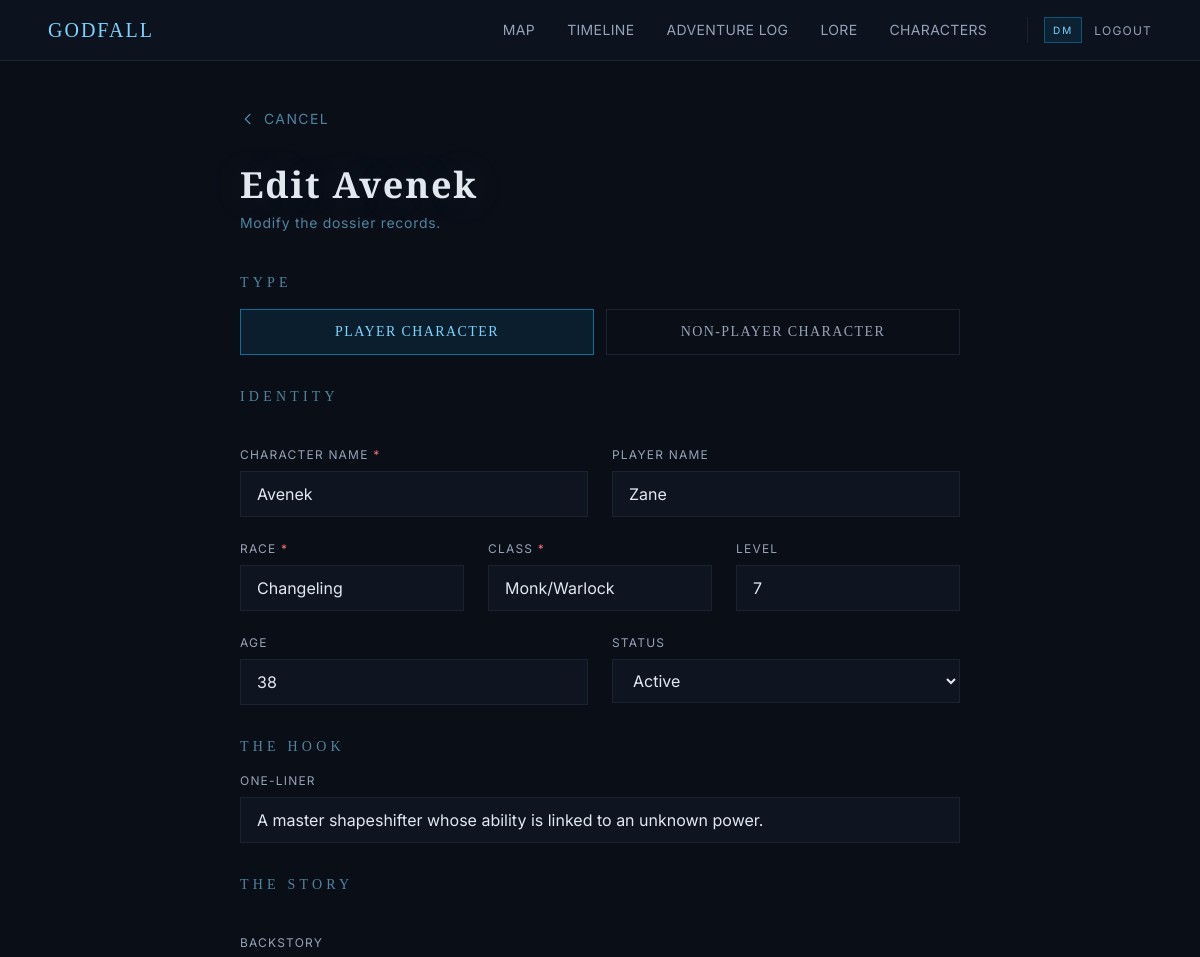
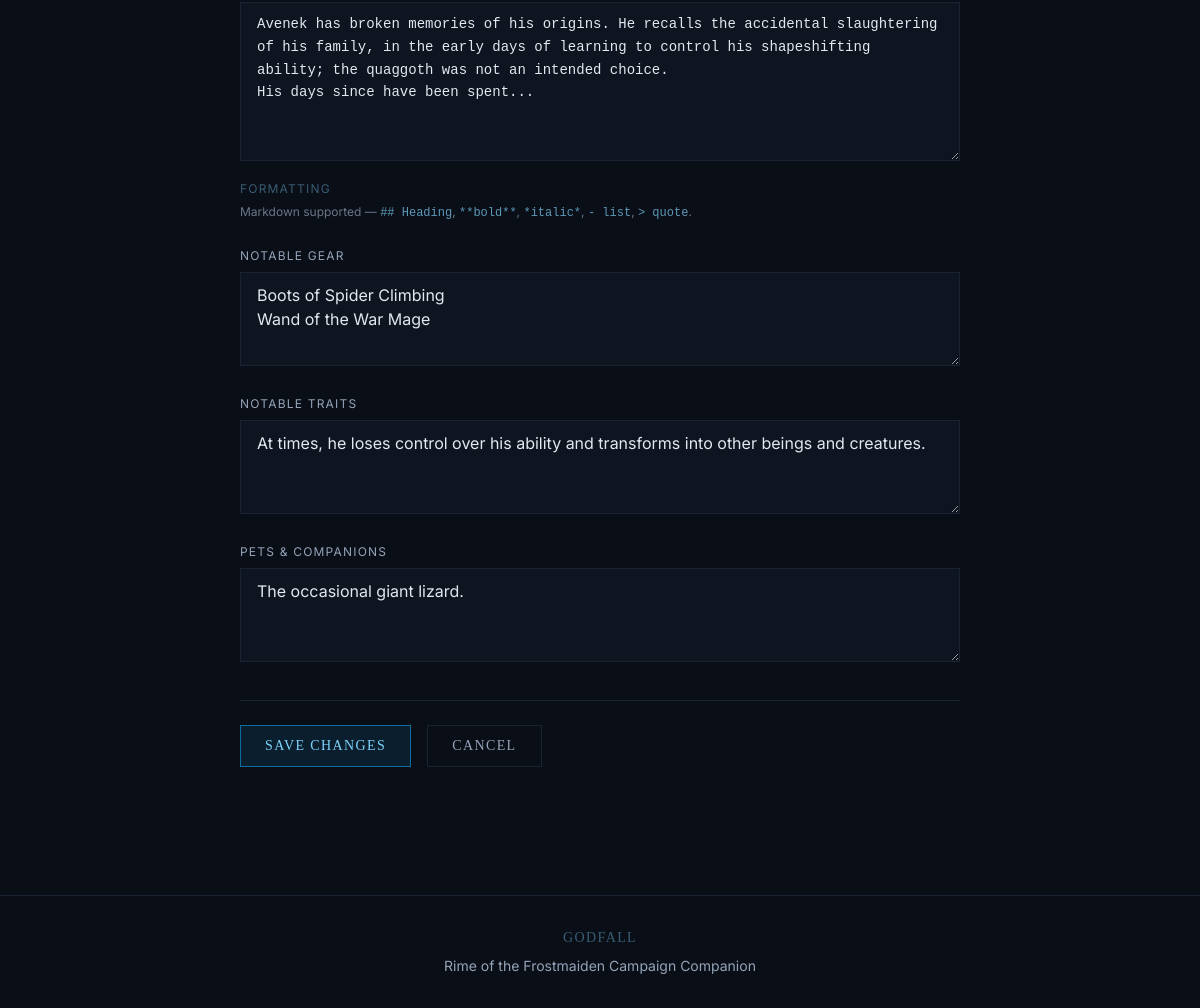
The app's page /characters/3/edit (signed in) with its own data (2 pictures, top to bottom).
### app/models.py (models this page shows, shortened)
class Character(Base):
    __tablename__ = "characters"
    id = Column(Integer, primary_key=True, index=True)
    name = Column(String(100), nullable=False)
    player_name = Column(String(100), nullable=True)
    character_type = Column(String(20), default="player", nullable=False)
    importance = Column(String(20), default="major", nullable=True)
    race = Column(String(50), nullable=False)
    character_class = Column(String(50), nullable=False)
    level = Column(Integer, default=1)
    age = Column(String(30))
    one_liner = Column(String(255))
    backstory = Column(Text)
    top_magic_items = Column(Text)
    notable_traits = Column(Text)
    pets_companions = Column(Text)
    status = Column(String(20), default="Active")
    created_at = Column(DateTime, default=utc_now)
    updated_at = Column(DateTime, default=utc_now, onupdate=utc_now)
    images = relationship(
        "CharacterImage", back_populates="character", cascade="all, delete-orphan"
    )
    lore_links = relationship(
        "LoreCharacter",
        back_populates="character"
    )

### app/routes/characters.py (the view)
@router.get("/{id}/edit")
async def character_edit_form(
    request: Request,
    id: int,
    db: Session = Depends(get_db),
    _dm: User = Depends(require_dm),
):
    character = db.query(Character).filter(Character.id == id).first()
    if not character:
        return HTMLResponse(content="<h1>Character not found</h1>", status_code=404)
    return templates.TemplateResponse(
        "characters/form.html",
        {
            "request": request,
            "title": f"Edit {character.name} — Godfall",
            "character": character,
            "editing": True,
        },
    )

### app/templates/characters/form.html (shortened to what this page needs)
{% extends "base.html" %}
{% block content %}
<section class="max-w-3xl mx-auto px-6 py-12">
  <div class="mb-8">
    {% if editing %}
    <a href="/characters/{{ character.id }}"
      class="text-ice-300/60 hover:text-ice-300 text-sm tracking-widest uppercase transition-colors inline-flex items-center gap-2">
      <svg xmlns="http://www.w3.org/2000/svg" class="h-4 w-4" fill="none" viewBox="0 0 24 24" stroke="currentColor">
        <path stroke-linecap="round" stroke-linejoin="round" stroke-width="2" d="M15 19l-7-7 7-7" />
      </svg>
      Cancel
    </a>
    {% endif %}
  </div>
  <h1 class="font-display text-3xl md:text-4xl font-black tracking-wider text-silver-200 frost-glow mb-2">
    {% if editing %}
    Edit {{ character.name }}
    {% else %}
    New Dossier
    {% endif %}
  </h1>
  <p class="text-ice-300/60 text-sm tracking-wider mb-10">
    {% if editing %}
    Modify the dossier records.
    {% else %}
    Open a new file in the archive.
    {% endif %}
  </p>
  <form action="{% if editing %}/characters/{{ character.id }}/edit{% else %}/characters/new{% endif %}" method="POST"
    class="space-y-8">
    <fieldset>
      <legend class="font-display text-sm tracking-[0.3em] uppercase text-ice-300/60 mb-4">Type</legend>
      <div class="grid grid-cols-2 gap-3">
        <label
          class="character-type-option flex items-center justify-center gap-2 px-4 py-3 border cursor-pointer transition-colors">
          <span class="font-display text-sm tracking-widest uppercase">Player Character</span>
        </label>
        <label
          class="character-type-option flex items-center justify-center gap-2 px-4 py-3 border cursor-pointer transition-colors">
          <span class="font-display text-sm tracking-widest uppercase">Non-Player Character</span>
        </label>
      </div>
    </fieldset>
    <fieldset class="space-y-6">
      <legend class="font-display text-sm tracking-[0.3em] uppercase text-ice-300/60 mb-4">Identity</legend>
      <div class="grid grid-cols-1 md:grid-cols-2 gap-6">
        <div>
          <label for="name" class="block text-xs tracking-widest uppercase text-silver-400 mb-2">
            Character Name <span class="text-red-400">*</span>
          </label>
          <input type="text" id="name" name="name" required
            value="{% if editing %}{{ character.name | default('') }}{% endif %}"
            class="w-full px-4 py-2.5 bg-frost-800/60 border border-frost-700 text-silver-200 placeholder:text-silver-400/40 focus:border-ice-500/60 focus:outline-none transition-colors">
        </div>
        <div id="player-name-field">
          <label for="player_name" class="block text-xs tracking-widest uppercase text-silver-400 mb-2">
            Player Name
          </label>
          <input type="text" id="player_name" name="player_name"
            value="{% if editing %}{{ character.player_name | default('') }}{% endif %}"
            placeholder="The real human behind this character"
            class="w-full px-4 py-2.5 bg-frost-800/60 border border-frost-700 text-silver-200 placeholder:text-silver-400/40 focus:border-ice-500/60 focus:outline-none transition-colors">
        </div>
      </div>
      <div class="grid grid-cols-1 md:grid-cols-3 gap-6">
        <div>
          <label for="race" class="block text-xs tracking-widest uppercase text-silver-400 mb-2">
            Race <span class="text-red-400">*</span>
          </label>
          <input type="text" id="race" name="race" required
            value="{% if editing %}{{ character.race | default('') }}{% endif %}" placeholder="Tiefling, Half-Elf, etc."
            class="w-full px-4 py-2.5 bg-frost-800/60 border border-frost-700 text-silver-200 placeholder:text-silver-400/40 focus:border-ice-500/60 focus:outline-none transition-colors">
        </div>
        <div>
          <label for="character_class" class="block text-xs tracking-widest uppercase text-silver-400 mb-2">
            Class <span class="text-red-400">*</span>
          </label>
          <input type="text" id="character_class" name="character_class" required
            value="{% if editing %}{{ character.character_class | default('') }}{% endif %}"
            placeholder="Warlock, Barbarian, etc."
            class="w-full px-4 py-2.5 bg-frost-800/60 border border-frost-700 text-silver-200 placeholder:text-silver-400/40 focus:border-ice-500/60 focus:outline-none transition-colors">
        </div>
        <div>
          <label for="level" class="block text-xs tracking-widest uppercase text-silver-400 mb-2">
            Level
          </label>
          <input type="number" id="level" name="level" min="1" max="20"
            value="{% if editing %}{{ character.level | default(1) }}{% else %}1{% endif %}"
            class="w-full px-4 py-2.5 bg-frost-800/60 border border-frost-700 text-silver-200 focus:border-ice-500/60 focus:outline-none transition-colors">
        </div>
      </div>
      <div class="grid grid-cols-1 md:grid-cols-2 gap-6">
        <div>
          <label for="age" class="block text-xs tracking-widest uppercase text-silver-400 mb-2">
            Age
          </label>
          <input type="text" id="age" name="age" value="{% if editing %}{{ character.age | default('') }}{% endif %}"
            placeholder="142, ageless, unknown..."
            class="w-full px-4 py-2.5 bg-frost-800/60 border border-frost-700 text-silver-200 placeholder:text-silver-400/40 focus:border-ice-500/60 focus:outline-none transition-colors">
        </div>
        <div>
          <label for="status" class="block text-xs tracking-widest uppercase text-silver-400 mb-2">
            Status
          </label>
          <select id="status" name="status"
            class="w-full px-4 py-2.5 bg-frost-800/60 border border-frost-700 text-silver-200 focus:border-ice-500/60 focus:outline-none transition-colors">
            <option value="Active" {% if editing and character.status=="Active" %}selected{% endif %}>Active</option>
          </select>
        </div>
      </div>
    </fieldset>
    <fieldset>
      <legend class="font-display text-sm tracking-[0.3em] uppercase text-ice-300/60 mb-4">The Hook</legend>
      <div>
        <label for="one_liner" class="block text-xs tracking-widest uppercase text-silver-400 mb-2">
          One-Liner
        </label>
        <input type="text" id="one_liner" name="one_liner" maxlength="255"
          value="{% if editing %}{{ character.one_liner | default('') }}{% endif %}"
          placeholder="A single sentence that captures who they are."
          class="w-full px-4 py-2.5 bg-frost-800/60 border border-frost-700 text-silver-200 placeholder:text-silver-400/40 focus:border-ice-500/60 focus:outline-none transition-colors">
      </div>
    </fieldset>
    <fieldset class="space-y-6">
      <legend class="font-display text-sm tracking-[0.3em] uppercase text-ice-300/60 mb-4">The Story</legend>
      <div>
        <label for="backstory" class="block text-xs tracking-widest uppercase text-silver-400 mb-2">
          Backstory
        </label>
        <textarea id="backstory" name="backstory" rows="6"
          placeholder="Where they come from, what shaped them, what drives them..."
          class="w-full px-4 py-2.5 bg-frost-800/60 border border-frost-700 text-silver-200 placeholder:text-silver-400/40 focus:border-ice-500/60 focus:outline-none transition-colors resize-y font-mono text-sm leading-relaxed">{% if editing %}{{ character.backstory | default('') }}{% endif %}</textarea>
        <div class="mt-3 text-xs text-silver-400/70 leading-relaxed">
          <p class="text-ice-300/40 tracking-widest uppercase mb-1">Formatting</p>
          <p>
            Markdown supported &mdash;
            <code class="text-ice-300/70">## Heading</code>,
            <code class="text-ice-300/70">**bold**</code>,
            <code class="text-ice-300/70">*italic*</code>,
            <code class="text-ice-300/70">- list</code>,
            <code class="text-ice-300/70">&gt; quote</code>.
          </p>
        </div>
      </div>
      <div>
        <label for="top_magic_items" class="block text-xs tracking-widest uppercase text-silver-400 mb-2">
          Notable Gear
        </label>
        <textarea id="top_magic_items" name="top_magic_items" rows="3"
          placeholder="Top magic items, signature weapons, treasured trinkets..."
          class="w-full px-4 py-2.5 bg-frost-800/60 border border-frost-700 text-silver-200 placeholder:text-silver-400/40 focus:border-ice-500/60 focus:outline-none transition-colors resize-y">{% if editing %}{{ character.top_magic_items | default('') }}{% endif %}</textarea>
      </div>
      <div>
        <label for="notable_traits" class="block text-xs tracking-widest uppercase text-silver-400 mb-2">
          Notable Traits
        </label>
        <textarea id="notable_traits" name="notable_traits" rows="3"
          placeholder="Quirks, habits, defining personality moments..."
          class="w-full px-4 py-2.5 bg-frost-800/60 border border-frost-700 text-silver-200 placeholder:text-silver-400/40 focus:border-ice-500/60 focus:outline-none transition-colors resize-y">{% if editing %}{{ character.notable_traits | default('') }}{% endif %}</textarea>
      </div>
      <div>
        <label for="pets_companions" class="block text-xs tracking-widest uppercase text-silver-400 mb-2">
          Pets &amp; Companions
        </label>
        <textarea id="pets_companions" name="pets_companions" rows="3"
          placeholder="Familiars, animal companions, summoned allies..."
          class="w-full px-4 py-2.5 bg-frost-800/60 border border-frost-700 text-silver-200 placeholder:text-silver-400/40 focus:border-ice-500/60 focus:outline-none transition-colors resize-y">{% if editing %}{{ character.pets_companions | default('') }}{% endif %}</textarea>
      </div>
    </fieldset>
    <div class="flex items-center gap-4 pt-6 border-t border-frost-700">
      <button type="submit"
        class="px-6 py-2.5 border border-ice-500/60 bg-ice-500/10 text-ice-300 hover:bg-ice-500/20 hover:border-ice-300 font-display text-sm tracking-widest uppercase transition-colors">
        {% if editing %}Save Changes{% else %}Create Dossier{% endif %}
      </button>
      <a href="{% if editing %}/characters/{{ character.id }}{% else %}/characters{% endif %}"
        class="px-6 py-2.5 border border-frost-700 text-silver-400 hover:text-ice-300 hover:border-ice-500/40 font-display text-sm tracking-widest uppercase transition-colors">
        Cancel
      </a>
    </div>
  </form>
</section>
{% endblock %}

### app/static/css/custom.css (style rules this page uses)
.frost-glow { text-shadow: 0 0 40px rgba(125, 211, 252, 0.15), 0 0 80px rgba(125, 211, 252, 0.05); }

### records on screen
Character: name "Avenek", player_name "Zane", race "Changeling", character_class "Monk/Warlock", level "7", age "38", status "Active", one_liner "A master shapeshifter whose ability is linked to an unknown power.", backstory "Avenek has broken memories of his origins. He recalls the accidental slaughtering of his family, in the early days of learning to control his shapeshifting ability; the quaggoth was not an intended choice. His days since have been spent...", top_magic_items "Boots of Spider Climbing Wand of the War Mage", notable_traits "At times, he loses control over his ability and transforms into other beings and creatures.", pets_companions "The occasional giant lizard."
